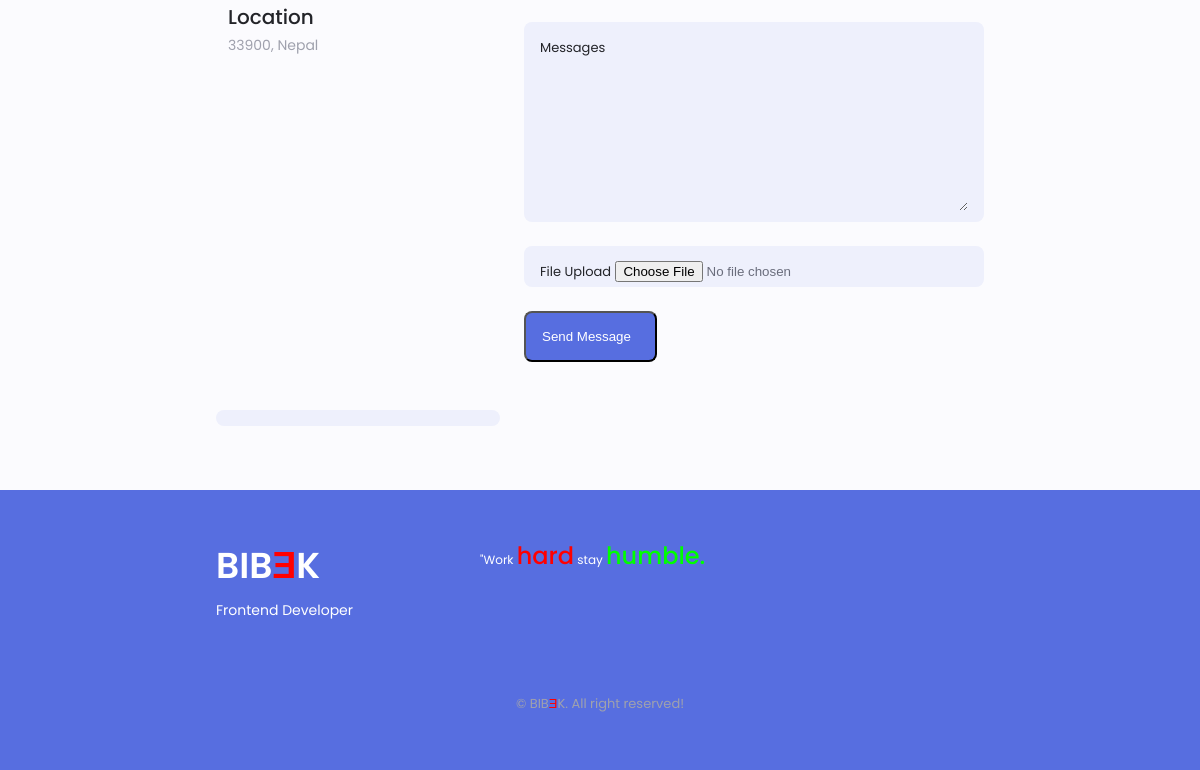
Before: / (lower part) with the older database file.
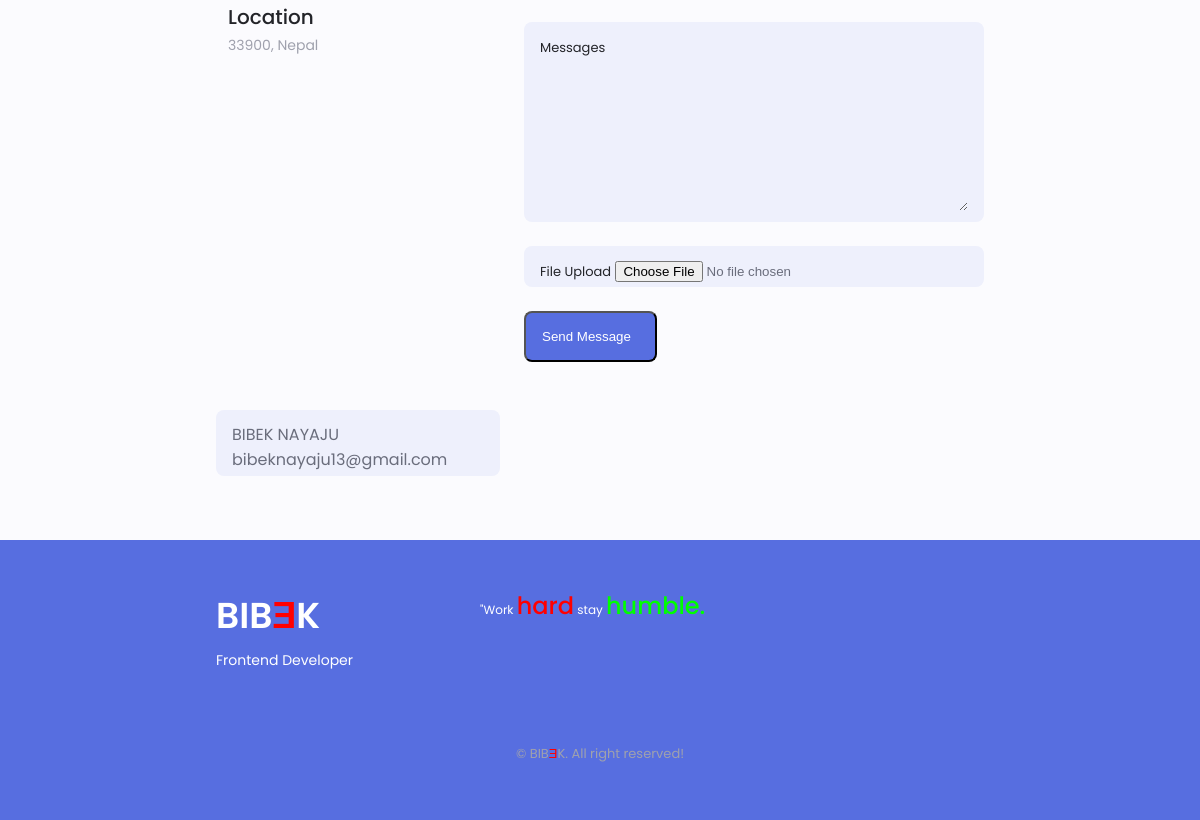
After: the same page with the newer database file.
### registration1/models.py (models this page shows, shortened)
class Contact(models.Model):
    name = models.CharField(max_length=255)
    email = models.EmailField()
    project = models.CharField(max_length=355)
    message = models.TextField()

### registration1/views.py (the view, shortened to what this page needs)
# urls.py: path('', views.HomePage, name="home"),
def HomePage(request):
    data = Contact.objects.all()
    file_data = FileUpload.objects.all()
    return render(request, 'home.html', {"data": data, "file_data": file_data})

### templates/home.html (shortened to what this page needs)
<!DOCTYPE html>
<html lang="en">
<head>
    <link rel="stylesheet" href="https://unicons.iconscout.com/release/v4.0.0/css/line.css">
</head>
<body>
    <main class="main">
        <section class="contact section" id="contact">
            <div class="contact__container container grid">
                <div>
                    <div class="contact__information">
                        <div>
                            <h3 class="contact__title">Location</h3>
                            <span class="contact__subtitle">33900, Nepal</span>
                        </div>
                    </div>
                </div>
                <form method="post" class="contact__form grid" enctype="multipart/form-data">
                    <div class="contact__content">
                        <label for="" class="contact__label">Messages</label>
                        <textarea name="message" id="" cols="0" rows="7" required class="contact__input"></textarea>
                    </div>
                    <div class="contact__content">
                        <label for="" class="contact__label">File Upload</label>
                        <input type="file" name="file" id="file" />
                    </div>
                    <div>
                        <button type="submit" class="button button--flex">
                            Send Message
                        </button>
                    </div>
                </form>
                <div class="contact__content">
                    {% for i in data %}
                    {{i.name}}
                    {{i.email}}
                    {% endfor %}
                </div>
            </div>
        </section>
    </main>
    <footer class="footer">
        <div class="footer__bg">
            <div class="footer__container container grid">
                <div>
                    <h1 class="footer__title">BIB<span class="nav__logo-E">Ǝ</span>K</h1>
                    <span class="footer__subtitle">Frontend Developer</span>
                </div>
                <ul class="footer__links">
                    <p class="footer__links-work">"Work <span id="stayhumble">hard</span> stay <span
                            id="workhard">humble.</span></p>
                </ul>
                <div class="footer__socials">
                </div>
            </div>
            <p class="footer__copy">&#169; BIB<span class="nav__logo-E">Ǝ</span>K. All right reserved!</p>
        </div>
    </footer>
</body>
</html>

Changed rows visible on the page:
added Contact: name "BIBEK NAYAJU", email "bibeknayaju13@gmail.com"
